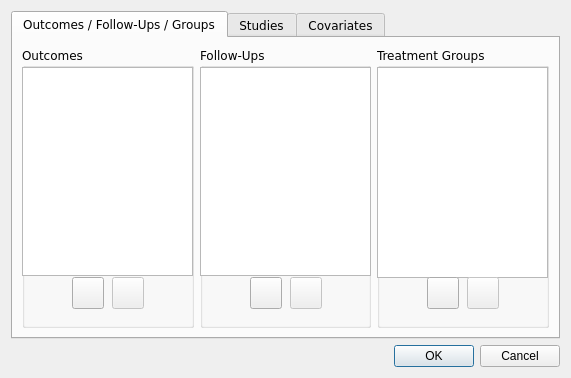
<?xml version="1.0" encoding="UTF-8"?>
<ui version="4.0">
 <class>edit_dialog</class>
 <widget class="QDialog" name="edit_dialog">
  <property name="geometry">
   <rect>
    <x>0</x>
    <y>0</y>
    <width>571</width>
    <height>378</height>
   </rect>
  </property>
  <property name="windowTitle">
   <string>Edit Dataset</string>
  </property>
  <layout class="QVBoxLayout" name="verticalLayout">
   <item>
    <widget class="QTabWidget" name="edit_tab">
     <property name="font">
      <font>
       <family>Verdana</family>
      </font>
     </property>
     <property name="currentIndex">
      <number>0</number>
     </property>
     <widget class="QWidget" name="tab">
      <attribute name="title">
       <string>Outcomes / Follow-Ups / Groups</string>
      </attribute>
      <layout class="QGridLayout" name="gridLayout">
       <item row="0" column="0">
        <widget class="QGroupBox" name="groupBox_2">
         <property name="title">
          <string>Outcomes</string>
         </property>
         <widget class="QListView" name="outcome_list">
          <property name="geometry">
           <rect>
            <x>0</x>
            <y>20</y>
            <width>171</width>
            <height>209</height>
           </rect>
          </property>
          <property name="alternatingRowColors">
           <bool>true</bool>
          </property>
         </widget>
         <widget class="QPushButton" name="add_outcome_btn">
          <property name="geometry">
           <rect>
            <x>50</x>
            <y>230</y>
            <width>32</width>
            <height>32</height>
           </rect>
          </property>
          <property name="minimumSize">
           <size>
            <width>32</width>
            <height>32</height>
           </size>
          </property>
          <property name="maximumSize">
           <size>
            <width>32</width>
            <height>32</height>
           </size>
          </property>
          <property name="text">
           <string/>
          </property>
          <property name="icon">
           <iconset resource="images/icons.qrc">
            <normaloff>:/function_icon_set/function_icon_set/add_48.png</normaloff>:/function_icon_set/function_icon_set/add_48.png</iconset>
          </property>
          <property name="iconSize">
           <size>
            <width>32</width>
            <height>32</height>
           </size>
          </property>
         </widget>
         <widget class="QPushButton" name="remove_outcome_btn">
          <property name="enabled">
           <bool>false</bool>
          </property>
          <property name="geometry">
           <rect>
            <x>90</x>
            <y>230</y>
            <width>32</width>
            <height>32</height>
           </rect>
          </property>
          <property name="minimumSize">
           <size>
            <width>32</width>
            <height>32</height>
           </size>
          </property>
          <property name="maximumSize">
           <size>
            <width>32</width>
            <height>32</height>
           </size>
          </property>
          <property name="text">
           <string/>
          </property>
          <property name="icon">
           <iconset resource="images/icons.qrc">
            <normaloff>:/function_icon_set/function_icon_set/cancel_48.png</normaloff>:/function_icon_set/function_icon_set/cancel_48.png</iconset>
          </property>
          <property name="iconSize">
           <size>
            <width>32</width>
            <height>32</height>
           </size>
          </property>
         </widget>
        </widget>
       </item>
       <item row="0" column="1">
        <widget class="QGroupBox" name="grpbox_follow_ups">
         <property name="title">
          <string>Follow-Ups</string>
         </property>
         <widget class="QListView" name="follow_up_list">
          <property name="geometry">
           <rect>
            <x>0</x>
            <y>20</y>
            <width>171</width>
            <height>209</height>
           </rect>
          </property>
          <property name="alternatingRowColors">
           <bool>true</bool>
          </property>
         </widget>
         <widget class="QPushButton" name="remove_follow_up_btn">
          <property name="enabled">
           <bool>false</bool>
          </property>
          <property name="geometry">
           <rect>
            <x>90</x>
            <y>230</y>
            <width>32</width>
            <height>32</height>
           </rect>
          </property>
          <property name="minimumSize">
           <size>
            <width>32</width>
            <height>32</height>
           </size>
          </property>
          <property name="maximumSize">
           <size>
            <width>32</width>
            <height>32</height>
           </size>
          </property>
          <property name="text">
           <string/>
          </property>
          <property name="icon">
           <iconset resource="images/icons.qrc">
            <normaloff>:/function_icon_set/function_icon_set/cancel_48.png</normaloff>:/function_icon_set/function_icon_set/cancel_48.png</iconset>
          </property>
          <property name="iconSize">
           <size>
            <width>32</width>
            <height>32</height>
           </size>
          </property>
         </widget>
         <widget class="QPushButton" name="add_follow_up_btn">
          <property name="geometry">
           <rect>
            <x>50</x>
            <y>230</y>
            <width>32</width>
            <height>32</height>
           </rect>
          </property>
          <property name="minimumSize">
           <size>
            <width>32</width>
            <height>32</height>
           </size>
          </property>
          <property name="maximumSize">
           <size>
            <width>32</width>
            <height>32</height>
           </size>
          </property>
          <property name="text">
           <string/>
          </property>
          <property name="icon">
           <iconset resource="images/icons.qrc">
            <normaloff>:/function_icon_set/function_icon_set/add_48.png</normaloff>:/function_icon_set/function_icon_set/add_48.png</iconset>
          </property>
          <property name="iconSize">
           <size>
            <width>32</width>
            <height>32</height>
           </size>
          </property>
         </widget>
        </widget>
       </item>
       <item row="0" column="2">
        <widget class="QGroupBox" name="groupBox">
         <property name="title">
          <string>Treatment Groups</string>
         </property>
         <property name="flat">
          <bool>false</bool>
         </property>
         <widget class="QListView" name="group_list">
          <property name="geometry">
           <rect>
            <x>0</x>
            <y>20</y>
            <width>171</width>
            <height>211</height>
           </rect>
          </property>
          <property name="alternatingRowColors">
           <bool>true</bool>
          </property>
         </widget>
         <widget class="QPushButton" name="add_group_btn">
          <property name="geometry">
           <rect>
            <x>50</x>
            <y>230</y>
            <width>32</width>
            <height>32</height>
           </rect>
          </property>
          <property name="minimumSize">
           <size>
            <width>32</width>
            <height>32</height>
           </size>
          </property>
          <property name="maximumSize">
           <size>
            <width>32</width>
            <height>32</height>
           </size>
          </property>
          <property name="text">
           <string/>
          </property>
          <property name="icon">
           <iconset resource="images/icons.qrc">
            <normaloff>:/function_icon_set/function_icon_set/add_48.png</normaloff>:/function_icon_set/function_icon_set/add_48.png</iconset>
          </property>
          <property name="iconSize">
           <size>
            <width>32</width>
            <height>32</height>
           </size>
          </property>
         </widget>
         <widget class="QPushButton" name="remove_group_btn">
          <property name="enabled">
           <bool>false</bool>
          </property>
          <property name="geometry">
           <rect>
            <x>90</x>
            <y>230</y>
            <width>32</width>
            <height>32</height>
           </rect>
          </property>
          <property name="minimumSize">
           <size>
            <width>32</width>
            <height>32</height>
           </size>
          </property>
          <property name="maximumSize">
           <size>
            <width>32</width>
            <height>32</height>
           </size>
          </property>
          <property name="text">
           <string/>
          </property>
          <property name="icon">
           <iconset resource="images/icons.qrc">
            <normaloff>:/function_icon_set/function_icon_set/cancel_48.png</normaloff>:/function_icon_set/function_icon_set/cancel_48.png</iconset>
          </property>
          <property name="iconSize">
           <size>
            <width>32</width>
            <height>32</height>
           </size>
          </property>
         </widget>
        </widget>
       </item>
      </layout>
     </widget>
     <widget class="QWidget" name="tab_2">
      <attribute name="title">
       <string>Studies</string>
      </attribute>
      <layout class="QVBoxLayout" name="verticalLayout_2">
       <item>
        <layout class="QGridLayout" name="gridLayout_2">
         <item row="0" column="0" colspan="3">
          <widget class="QListView" name="study_list">
           <property name="alternatingRowColors">
            <bool>true</bool>
           </property>
          </widget>
         </item>
         <item row="1" column="0">
          <widget class="QPushButton" name="add_study_btn">
           <property name="minimumSize">
            <size>
             <width>32</width>
             <height>32</height>
            </size>
           </property>
           <property name="maximumSize">
            <size>
             <width>32</width>
             <height>32</height>
            </size>
           </property>
           <property name="text">
            <string/>
           </property>
           <property name="icon">
            <iconset resource="images/icons.qrc">
             <normaloff>:/function_icon_set/function_icon_set/add_48.png</normaloff>:/function_icon_set/function_icon_set/add_48.png</iconset>
           </property>
           <property name="iconSize">
            <size>
             <width>32</width>
             <height>32</height>
            </size>
           </property>
          </widget>
         </item>
         <item row="1" column="1">
          <widget class="QPushButton" name="remove_study_btn">
           <property name="enabled">
            <bool>false</bool>
           </property>
           <property name="minimumSize">
            <size>
             <width>32</width>
             <height>32</height>
            </size>
           </property>
           <property name="maximumSize">
            <size>
             <width>32</width>
             <height>32</height>
            </size>
           </property>
           <property name="text">
            <string/>
           </property>
           <property name="icon">
            <iconset resource="images/icons.qrc">
             <normaloff>:/function_icon_set/function_icon_set/cancel_48.png</normaloff>:/function_icon_set/function_icon_set/cancel_48.png</iconset>
           </property>
           <property name="iconSize">
            <size>
             <width>32</width>
             <height>32</height>
            </size>
           </property>
          </widget>
         </item>
        </layout>
       </item>
      </layout>
     </widget>
     <widget class="QWidget" name="tab_3">
      <attribute name="title">
       <string>Covariates</string>
      </attribute>
      <layout class="QHBoxLayout" name="horizontalLayout">
       <item>
        <layout class="QGridLayout" name="gridLayout_3">
         <item row="0" column="0" colspan="3">
          <widget class="QListView" name="covariate_list">
           <property name="alternatingRowColors">
            <bool>true</bool>
           </property>
          </widget>
         </item>
         <item row="1" column="0">
          <widget class="QPushButton" name="add_covariate_btn">
           <property name="minimumSize">
            <size>
             <width>32</width>
             <height>32</height>
            </size>
           </property>
           <property name="maximumSize">
            <size>
             <width>32</width>
             <height>32</height>
            </size>
           </property>
           <property name="text">
            <string/>
           </property>
           <property name="icon">
            <iconset resource="images/icons.qrc">
             <normaloff>:/function_icon_set/function_icon_set/add_48.png</normaloff>:/function_icon_set/function_icon_set/add_48.png</iconset>
           </property>
           <property name="iconSize">
            <size>
             <width>32</width>
             <height>32</height>
            </size>
           </property>
          </widget>
         </item>
         <item row="1" column="1">
          <widget class="QPushButton" name="remove_covariate_btn">
           <property name="enabled">
            <bool>false</bool>
           </property>
           <property name="minimumSize">
            <size>
             <width>32</width>
             <height>32</height>
            </size>
           </property>
           <property name="maximumSize">
            <size>
             <width>32</width>
             <height>32</height>
            </size>
           </property>
           <property name="text">
            <string/>
           </property>
           <property name="icon">
            <iconset resource="images/icons.qrc">
             <normaloff>:/function_icon_set/function_icon_set/cancel_48.png</normaloff>:/function_icon_set/function_icon_set/cancel_48.png</iconset>
           </property>
           <property name="iconSize">
            <size>
             <width>32</width>
             <height>32</height>
            </size>
           </property>
          </widget>
         </item>
        </layout>
       </item>
      </layout>
     </widget>
    </widget>
   </item>
   <item>
    <widget class="QDialogButtonBox" name="buttonBox">
     <property name="orientation">
      <enum>Qt::Horizontal</enum>
     </property>
     <property name="standardButtons">
      <set>QDialogButtonBox::Cancel|QDialogButtonBox::Ok</set>
     </property>
    </widget>
   </item>
  </layout>
 </widget>
 <resources>
  <include location="images/icons.qrc"/>
 </resources>
 <connections>
  <connection>
   <sender>buttonBox</sender>
   <signal>accepted()</signal>
   <receiver>edit_dialog</receiver>
   <slot>accept()</slot>
   <hints>
    <hint type="sourcelabel">
     <x>248</x>
     <y>254</y>
    </hint>
    <hint type="destinationlabel">
     <x>157</x>
     <y>274</y>
    </hint>
   </hints>
  </connection>
  <connection>
   <sender>buttonBox</sender>
   <signal>rejected()</signal>
   <receiver>edit_dialog</receiver>
   <slot>reject()</slot>
   <hints>
    <hint type="sourcelabel">
     <x>316</x>
     <y>260</y>
    </hint>
    <hint type="destinationlabel">
     <x>286</x>
     <y>274</y>
    </hint>
   </hints>
  </connection>
 </connections>
</ui>
